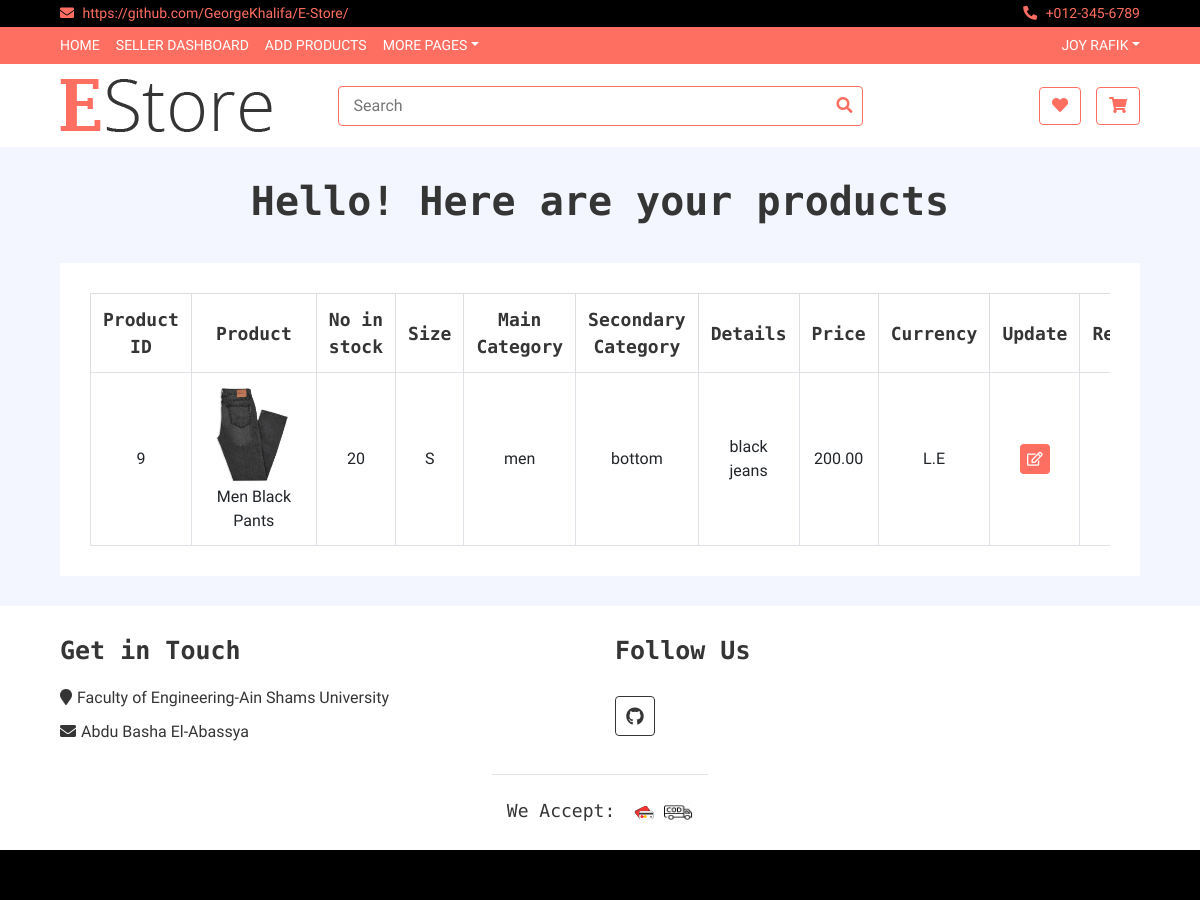
Page /App1/product_status/ (signed in) on the earlier database version.
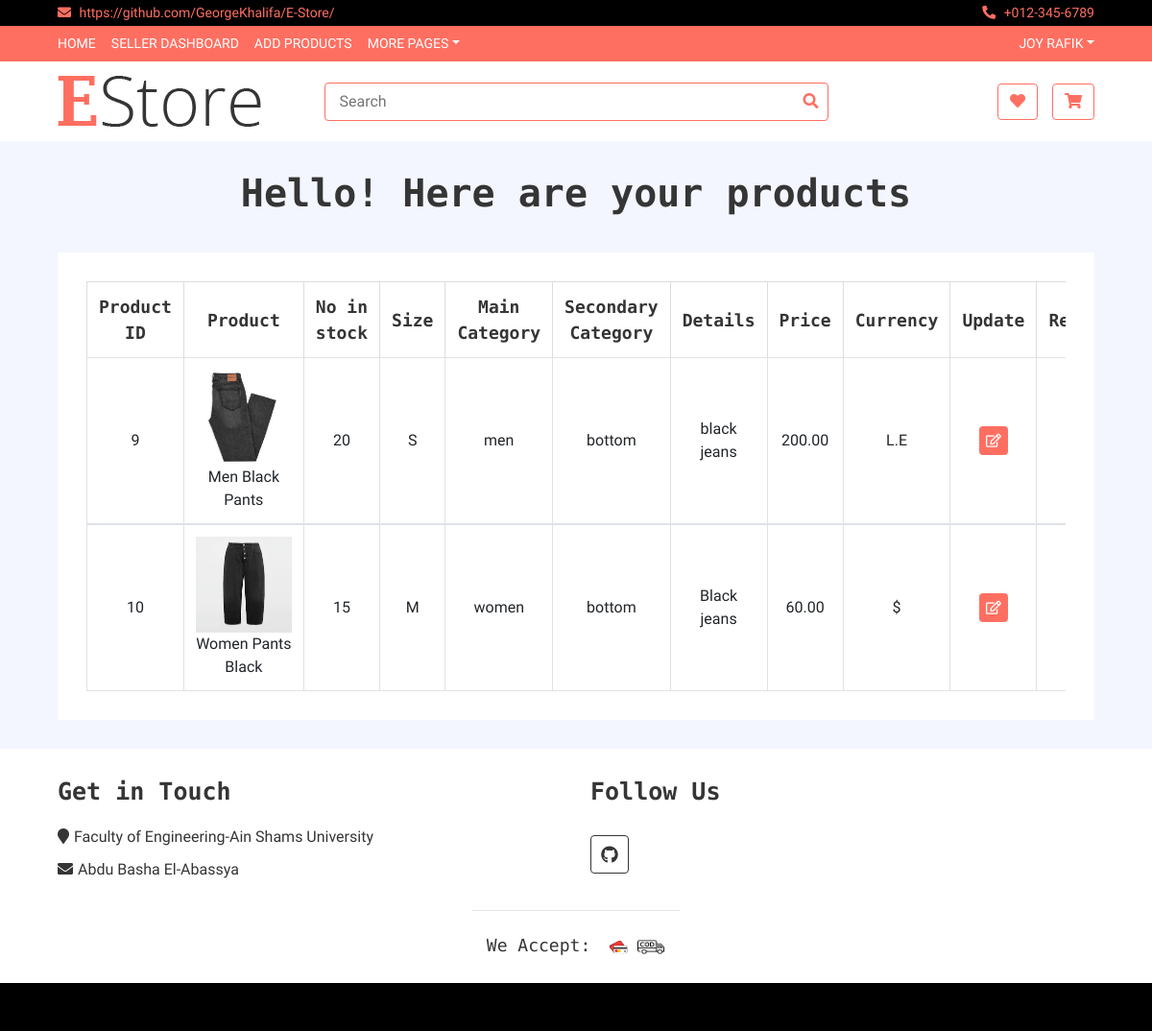
Same page on the later database version.
### App1/models.py (models this page shows, shortened)
class Product(models.Model):
    id = models.AutoField(primary_key=True)
    seller = models.ForeignKey(to = User,on_delete = models.CASCADE)
    name=models.CharField(max_length=20,default='')
    in_stock = models.PositiveIntegerField()
    currency =  models.CharField(default='$',choices=currency_choices,max_length=20)
    size = models.CharField(default='S',choices=size_choices,max_length=20)
    price = models.DecimalField(max_length = 13, decimal_places = 2, max_digits = 10) #product_price
    picture = models.ImageField(upload_to = 'product_picture/', default = 'null.png')
    main_category= models.CharField(default='Men',choices=main_category_choices,max_length=20)
    secondary_category=  models.CharField(default='Top',choices=secondary_choices,max_length=20)
    details=models.CharField(default='',max_length=1999)
    views = models.ManyToManyField(User,related_name='view',default=None,blank=True)
    favourites =models.ManyToManyField(User,related_name='favourite',default=None,blank=True)

### App1/views.py (the view)
@login_required
def product_status(request):
    result = C.product_status_c(request)
    return result

### App1/context_processors.py (called while the page is built)
def add_variable_to_context(request):
    if(request.user.is_authenticated and not request.user.is_superuser):
        actual_user = UserInfo.objects.filter(user = request.user)[0]
        firstname = request.user.first_name
        lastname = request.user.last_name
        if actual_user.BuyerOrSeller == 'seller':
            sellerflag = True
        else:
            sellerflag = False
    else:
        sellerflag = False
        firstname = ""
        lastname = ""
    return {
        'sellerflag': sellerflag, 'firstname': firstname, 'lastname': lastname
    }

### App1/views.py (called while the page is built)
    def product_status_c(self, request):
        Products=Product.objects.filter(seller=request.user)
        return render(request,'App1/product_status.html',{'editupdate':Products})

### templates/App1/product_status.html (shortened to what this page needs)
{% extends 'App1/base.html'%}
{% block body_block %}
    <h1 style="text-align:center">Hello! Here are your products</h1>
    <div class="wishlist-page">
            <div class="container-fluid">
                <div class="wishlist-page-inner">
                    <div class="row">
                        <div class="col-md-12">
                            <div class="table-responsive">
                                <table class="table table-bordered">
                                    <thead class="thead-dark">
                                        <tr>
                                            <th>Product ID</th>
                                            <th>Product</th>
                                            <th>No in stock</th>
                                            <th>Size</th>
                                            <th>Main Category</th>
                                            <th>Secondary Category</th>
                                            <th>Details</th>
                                            <th>Price</th>
                                            <th>Currency</th>
                                            <th>Update</th>
                                            <th>Remove</th>
                                        </tr>
                                    </thead>
                                    <tbody class="align-middle">
                                      {%for item in editupdate%}
                                      <tr>
                                      <td>{{item.id}}</td>
                                      <td><img src="{{item.picture.url}}" alt="Product Image" height=100px width=100px>{{item.name}}</td>
                                      <td>{{item.in_stock}}</td>
                                      <td>{{item.size}}</td>
                                      <td>{{item.main_category}}</td>
                                      <td>{{item.secondary_category}}</td>
                                      <td>{{item.details}}</td>
                                      <td>{{item.price}}</td>
                                      <td>{{item.currency}}</td>
                                      <td>
                                       <a href="{%url 'App1:edit_product' item.id %}"><button><i class="far fa-edit"></i></button></a>
                                      </td>
                                       <td><a href="{% url 'App1:remove_product' item.id%}"><button></button></a></td>
                                      </tr>
                                      </tbody>
                                     {% endfor %}
                                </table>
                            </div>
                        </div>
                    </div>
                </div>
            </div>
        </div>
{% endblock %}

### templates/App1/base.html (shortened to what this page needs)
<!DOCTYPE html>
{% load static %}
<html lang="en" dir="ltr">
  <head>
    <link rel="stylesheet" href="https://cdn.jsdelivr.net/npm/bootstrap@4.5.3/dist/css/bootstrap.min.css">
    <link rel="stylesheet" href="https://use.fontawesome.com/releases/v5.3.1/css/all.css">
            <link rel="stylesheet" href="http://netdna.bootstrapcdn.com/font-awesome/4.2.0/css/font-awesome.min.css">
            <link href="https://stackpath.bootstrapcdn.com/bootstrap/4.4.1/css/bootstrap.min.css" rel="stylesheet">
            <link href="https://cdnjs.cloudflare.com/ajax/libs/font-awesome/5.10.0/css/all.min.css" rel="stylesheet">
            <link href="{% static 'lib/slick/slick.css' %}" rel="stylesheet">
            <link href="{% static 'lib/slick/slick-theme.css' %}" rel="stylesheet">
            <link href="{% static 'css/style.css' %}" rel="stylesheet">
            <link href="{% static 'css/star-rating.css' %}" rel="stylesheet">
  </head>
  <body>
        <div class="top-bar">
            <div class="container-fluid">
                <div class="row">
                    <div class="col-sm-6">
                        <i class="fa fa-envelope"></i>
                        <a href="https://github.com/GeorgeKhalifa/E-Store/"> https://github.com/GeorgeKhalifa/E-Store/</a>
                    </div>
                    <div class="col-sm-6">
                        <i class="fa fa-phone-alt"></i>
                        +012-345-6789
                    </div>
                </div>
            </div>
        </div>
        <div class="nav">
            <div class="container-fluid">
                <nav class="navbar navbar-expand-md bg-dark navbar-dark">
                    <div class="collapse navbar-collapse justify-content-between" id="navbarCollapse">
                        <div class="navbar-nav mr-auto">
                            <a href="{% url 'index' %}" class="nav-item nav-link">Home</a>
                            {% if user.is_authenticated and sellerflag %}
                            <a href="{% url 'App1:product_status'%}" class="nav-item nav-link">Seller Dashboard</a>
                            <a href="{% url 'App1:add_product'%}" class="nav-item nav-link">Add Products</a>
                            {% endif %}
                            <div class="nav-item dropdown">
                                <a href="#" class="nav-link dropdown-toggle" data-toggle="dropdown">More Pages</a>
                            </div>
                        </div>
                        <div class="navbar-nav ml-auto">
                            <div class="nav-item dropdown">
                                  {% if user.is_authenticated %}
                                <a href="#" class="nav-link dropdown-toggle" data-toggle="dropdown">{{firstname}} {{lastname}}</a>
                                {% else %}
                                  <a href="#" class="nav-link dropdown-toggle" data-toggle="dropdown">User Account</a>
                                {% endif %}
                            </div>
                        </div>
                    </div>
                </nav>
            </div>
        </div>
        <div class="bottom-bar">
            <div class="container-fluid">
                <div class="row align-items-center">
                    <div class="col-md-3">
                        <div class="logo">
                            <a href="{%url 'index'%}">
                                <img src= {% static 'img/logo.png' %} alt="Logo">
                            </a>
                        </div>
                    </div>
                    <div class="col-md-6">
                       <form action="{%url 'index'%}">
                        <div class="search">
                            <input type="text" placeholder="Search" name="search">
                            <button><i class="fa fa-search"></i></button>
                        </div>
                        </form>
                    </div>
                    <div class="col-md-3">
                        <div class="user">
                             {% if  request.user.is_authenticated and not sellerflag %}
                            <a href="{% url 'App1:favourite_list'%}" class="btn wishlist">
                                <i class="fa fa-heart"></i>
                                <span></span>
                            </a>
                            <a href="{% url 'App1:cart'%}" class="btn cart">
                                <i class="fa fa-shopping-cart"></i>
                                <span>({{total_number}})</span>
                            </a>
                            {% else %}
                             <a href="{% url 'App1:register'%}" class="btn wishlist">
                                <i class="fa fa-heart"></i>
                            </a>
                            <a href="{% url 'App1:register'%}" class="btn cart">
                                <i class="fa fa-shopping-cart"></i>
                            </a>
                            {% endif %}
                        </div>
                    </div>
                </div>
            </div>
        </div>
      {% block body_block %}
      {% endblock %}
 <div class="footer">
            <div class="container-fluid">
                <div class="row">
                    <div class="col-lg-6 col-md-6">
                        <div class="footer-widget">
                            <h2>Get in Touch</h2>
                            <div class="contact-info">
                                <p><i class="fa fa-map-marker"></i>Faculty of Engineering-Ain Shams University</p>
                                <p><i class="fa fa-envelope"></i>Abdu Basha El-Abassya</p>
                            </div>
                        </div>
                    </div>
                    <div class="col-lg-6 col-md-6">
                        <div class="footer-widget">
                            <h2>Follow Us</h2>
                            <div class="contact-info">
                                <div class="social">
                                    <a href="https://github.com/GeorgeKhalifa/E-Store/"><i class="fab fa-github"></i></a>
                                </div>
                            </div>
                        </div>
                    </div>
                <div class="row payment align-items-center">
                    <div class="col-md-12">
                        <div class="payment-method">
                            <h2 style="text-align:center">We Accept:</h2>
                            <img src={% static 'img/creditcard.png' %} alt="Payment Method" height=30px width=30px />
                            <img src={% static 'img/cod.png' %} alt="Payment Method" height=30px width=30px />
                        </div>
                    </div>
                        </div>
                    </div>
                </div>
            </div>
        <div class="footer-bottom">
        </div>
  </body>
</html>

### static/css/style.css (style rules this page uses)
body { color: #353535; font-family: 'Open Sans', sans-serif; font-weight: 400; background: #f3f6ff; }
a { color: #FF6F61; }
h1 { font-family: 'Source Code Pro', monospace; font-weight: 900; }
h2 { font-family: 'Source Code Pro', monospace; font-weight: 700; }
@media (min-width: 992px) { .container-fluid { padding-right: 60px; padding-left: 60px; } }
.btn { color: #FF6F61; background: #ffffff; border: 1px solid #FF6F61; }
.top-bar { padding: 3px 0; font-size: 14px; color: #FF6F61; background: #000000; }
.top-bar i { margin-right: 5px; }
.top-bar .col-sm-6:first-child { text-align: left; }
.top-bar .col-sm-6:last-child { text-align: right; }
.nav { position: relative; }
@media (min-width: 992px) { .nav .container-fluid { padding-left: 52px; padding-right: 52px; } }
.nav .navbar { height: 100%; padding: 0; }
@media (min-width: 768px) { .nav, .nav .navbar { background: #FF6F61 !important; } }
@media (min-width: 768px) { .nav .navbar-dark a.nav-link { color: #ffffff; font-size: 14px; text-transform: uppercase; } }
.bottom-bar { padding: 15px 0; background: #ffffff; margin-bottom: 30px; }
.bottom-bar .logo { text-align: left; overflow: hidden; }
.bottom-bar .logo a img { max-height: 60px; }
.bottom-bar .search { width: 100%; }
.bottom-bar .search input[type=text] { width: 100%; height: 40px; padding: 0 15px; color: #666666; border: 1px solid #FF6F61; border-radius: 4px; }
.bottom-bar .search button { position: absolute; width: 40px; height: 38px; top: 1px; right: 16px; padding: 0 15px; border: none; background: none; color: #FF6F61; border-radius: 0 2px 2px 0; }
.bottom-bar .user { font-size: 0; text-align: right; }
.bottom-bar .user .wishlist { margin-right: 15px; }
.bottom-bar .user .cart i, .bottom-bar .user .wishlist i { color: #FF6F61; }
@media (min-width: 768px) { .bottom-bar { max-height: 90px; } }
.wishlist-page { position: relative; padding: 30px 0; }
.wishlist-page .wishlist-page-inner { padding: 30px; background: #ffffff; }
.wishlist-page .table { width: 100%; text-align: center; margin-bottom: 0; }
.wishlist-page .table .thead-dark th { font-family: 'Source Code Pro', monospace; font-size: 18px; font-weight: 700; color: #353535; text-align: center; background: transparent; border-color: #dddddd; border-bottom: none; vertical-align: middle; }
.wishlist-page .table td { font-size: 16px; vertical-align: middle; }
.wishlist-page .table button { width: 30px; height: 30px; font-size: 14px; text-align: center; color: #ffffff; background: #FF6F61; border: none; border-radius: 4px; }
.footer { position: relative; padding: 30px 0 0 0; background: #ffffff; }
.footer .footer-widget { position: relative; width: 100%; margin-bottom: 30px; }
.footer .footer-widget h2 { font-size: 25px; white-space: nowrap; margin-bottom: 20px; }
.footer .contact-info p { margin-bottom: 10px; font-size: 16px; }
.footer .contact-info p i { margin-right: 5px; }
.footer .social { position: relative; width: 100%; }
.footer .social a { display: inline-block; margin: 10px 5px 0 0; width: 40px; height: 40px; padding: 6px 0; text-align: center; font-size: 18px; color: #353535; border: 1px solid #353535; border-radius: 4px; transition: all .3s; }
.footer .payment { padding-top: 25px; padding-bottom: 25px; border-top: 1px solid rgba(0, 0, 0, .1); }
@media (min-width: 992px) { .footer .payment { max-width: 80%; margin: 0 auto; } }
.footer .payment-method, .footer .payment-security { overflow: hidden; }
.footer .payment-method { text-align: left; }
.footer .payment-method h2, .footer .payment-security h2 { display: inline-block; margin: 0 10px 0 0; font-size: 18px; font-weight: 400; line-height: 22px; }
.footer .payment-method img, .footer .payment-security img { height: 25px; }
.footer-bottom { position: relative; padding: 25px 0; background: #000000; }

Differences in the rows shown:
added Product: id "10", picture (picture), name "Women Pants Black", in_stock "15", size "M", main_category "women", secondary_category "bottom", details "Black jeans", price "60.00", currency "$"
